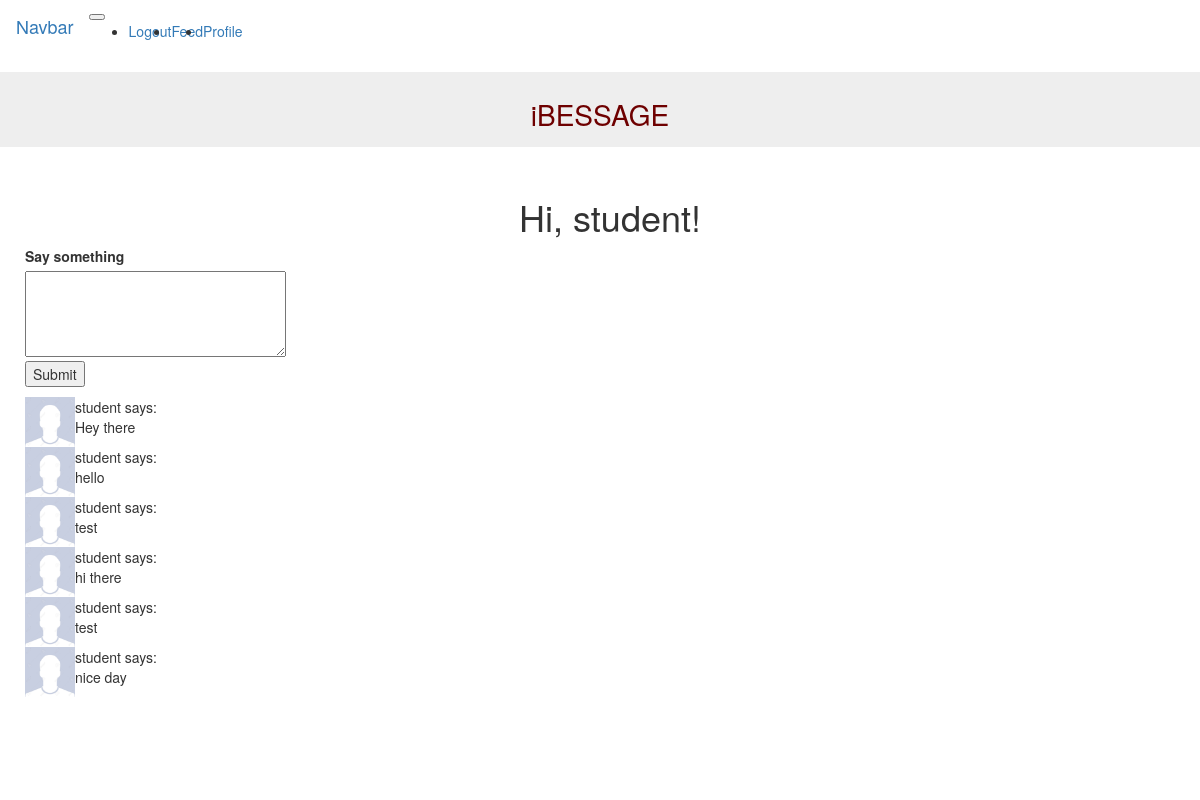
Before: /index (signed in) with the older database file.
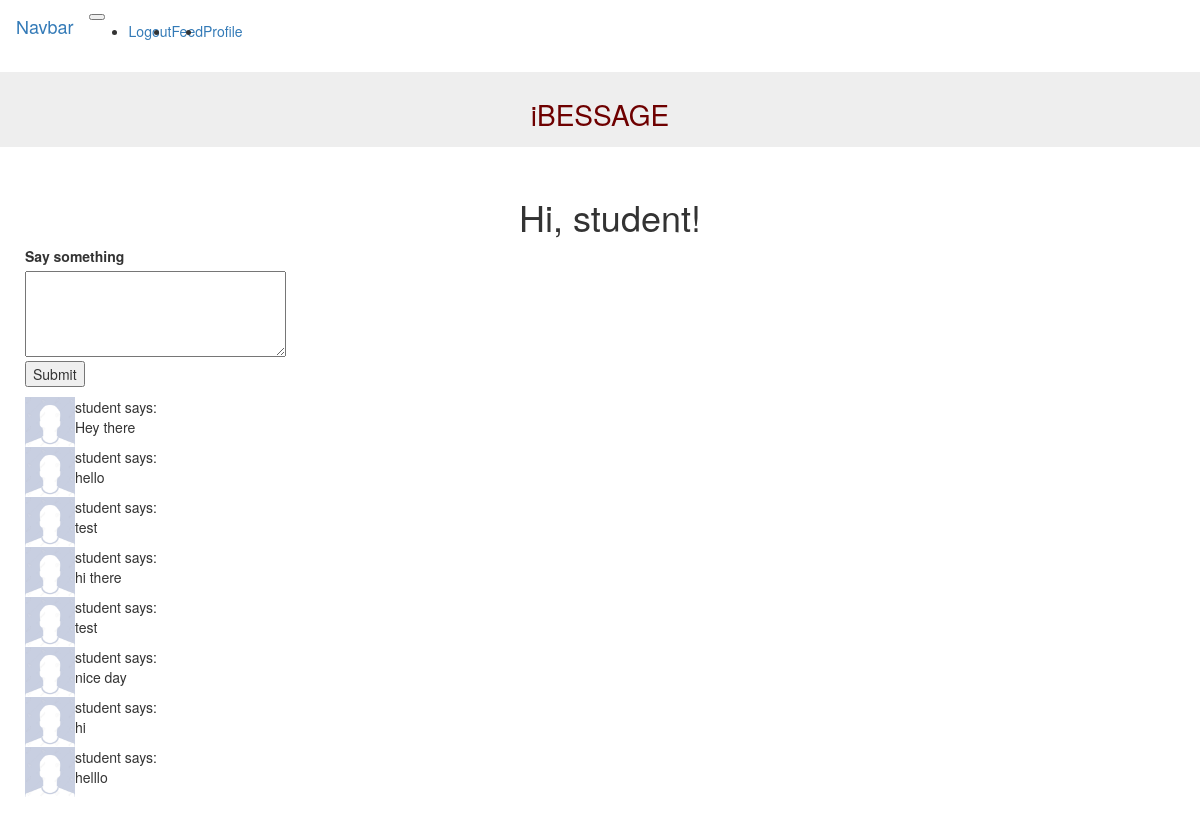
After: the same page with the newer database file.
### app/models.py (models this page shows, shortened)
class User(UserMixin, db.Model):
    id = db.Column(db.Integer, primary_key=True)
    username = db.Column(db.String(64), index=True, unique=True)
    email = db.Column(db.String(120), index=True, unique=True)
    password_hash = db.Column(db.String(128))
    posts = db.relationship('Post', backref='author', lazy='dynamic')

class Post(db.Model):
    id = db.Column(db.Integer, primary_key=True)
    body = db.Column(db.String(140))
    timestamp = db.Column(db.DateTime, index=True, default=datetime.utcnow)
    user_id = db.Column(db.Integer, db.ForeignKey('user.id'))

### app/routes.py (the view)
@app.route('/', methods=['GET', 'POST'])
@app.route('/index', methods=['GET', 'POST'])
@login_required
def index():
    form = PostForm()
    if form.validate_on_submit():
        post = Post(body=form.post.data, author=current_user)
        db.session.add(post)
        db.session.commit()
        flash('Your post is now live!')
        return redirect(url_for('index'))
    posts = current_user.posts.all()
    return render_template('index.html', title='Home', form=form,posts=posts)

### app/forms.py
class PostForm(FlaskForm):
    post = TextAreaField('Say something', validators=[
        DataRequired(), Length(min=1, max=140)])
    submit = SubmitField('Submit')

### app/models.py (called while the page is built)
@login.user_loader
def load_user(id):
    return User.query.get(int(id))

### app/templates/index.html (shortened to what this page needs)
{% extends "base.html" %}
{% block appcontent %}
<div class="container">
    <div class="row">
    <div id = "greeting" class="col">
    <h1>Hi, {{ current_user.username }}!</h1>
    </div>
    </div>
    <div class="row">
    <div class="col">
    {% if form %}
    <form action="" method="post">
        <p>
            {{ form.post.label }}<br>
            {{ form.post(cols=32, rows=4) }}<br>
            {{ form.submit() }}</p>
    </form>
    {% endif %}
    </div>
    <div id = "posts" class ="col">
    {% for post in posts %}
        {% include '_post.html' %}
    {% endfor %}
</div>
</div>
</div>
{% endblock %}

### app/templates/base.html (shortened to what this page needs)
{% extends 'bootstrap/base.html' %}
{% block styles %}
{{ super() }}
  <link rel="stylesheet" href="{{ url_for('static', filename='custom.css') }}" />
{% endblock %}
{% block navbar %}
<nav class="navbar navbar-expand-sm bg-dark navbar-dark">
  <a class="navbar-brand" href="#">Navbar</a>
  <button class="navbar-toggler" type="button" data-toggle="collapse" data-target="#collapsibleNavbar">
  </button>
  <div class="collapse navbar-collapse" id="collapsibleNavbar">
    <ul class="navbar-nav">
    {% if current_user.is_anonymous %}
      <li class="nav-item">
        <a class="nav-link" <a href="{{ url_for('login') }}">Login</a>
      </li>
      {% else %}
      <li class="nav-item">
        <a class="nav-link" href="{{ url_for('logout') }}">Logout</a>
      </li>
      <li class="nav-item">
        <a class="nav-link" href="{{ url_for('index') }}">Feed</a>
      </li>
      <li class="nav-item">
        <a class="nav-link" href="{{ url_for('profile') }}">Profile</a>
      </li>
      {% endif %}
    </ul>
  </div>
</nav>
{% endblock %}
{% block content %}
  <div class="jumbotron text-center">
    <h1>iBESSAGE</h1>
  </div>
<div class="appcontent">
{% block appcontent %}{% endblock %}
{% endblock %}

### app/templates/_post.html
<table>
    <tr valign="top">
        <td><img src="/static/avatar.jpg" width="50" height="50"></td>
        <td>
                {{ post.author.username }}
            says:<br>{{ post.body }}
        </td>
    </tr>
</table>

### app/static/custom.css (style rules this page uses)
.appcontent { padding-left: 20px; }
nav { padding-left: 0px; }
#posts { height:400px; overflow-y: scroll; }
#greeting { text-align: center; }

Changed rows visible on the page:
added Post: author.username "student", body "hi"
added Post: author.username "student", body "helllo"
